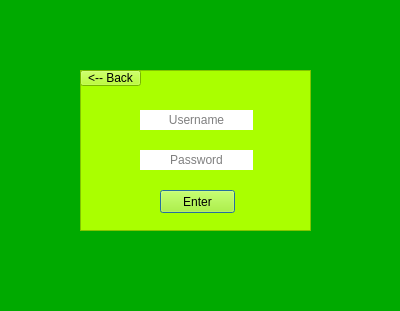
<?xml version="1.0" encoding="UTF-8"?>
<ui version="4.0">
 <class>Dialog</class>
 <widget class="QDialog" name="Dialog">
  <property name="geometry">
   <rect>
    <x>0</x>
    <y>0</y>
    <width>400</width>
    <height>311</height>
   </rect>
  </property>
  <property name="windowTitle">
   <string>Dialog</string>
  </property>
  <property name="styleSheet">
   <string notr="true">background-color: rgb(0, 255, 0);
background-color: rgb(0, 170, 0);</string>
  </property>
  <widget class="QFrame" name="frame">
   <property name="geometry">
    <rect>
     <x>80</x>
     <y>70</y>
     <width>231</width>
     <height>161</height>
    </rect>
   </property>
   <property name="styleSheet">
    <string notr="true">background-color: rgb(170, 255, 0);</string>
   </property>
   <property name="frameShape">
    <enum>QFrame::StyledPanel</enum>
   </property>
   <property name="frameShadow">
    <enum>QFrame::Raised</enum>
   </property>
   <widget class="QLineEdit" name="lineEdit">
    <property name="geometry">
     <rect>
      <x>60</x>
      <y>40</y>
      <width>113</width>
      <height>20</height>
     </rect>
    </property>
    <property name="styleSheet">
     <string notr="true">background-color: rgb(0, 170, 0);
color: rgb(0, 0, 0);
background-color: rgb(255, 255, 255);</string>
    </property>
    <property name="inputMask">
     <string/>
    </property>
    <property name="text">
     <string/>
    </property>
    <property name="frame">
     <bool>false</bool>
    </property>
    <property name="alignment">
     <set>Qt::AlignCenter</set>
    </property>
    <property name="placeholderText">
     <string>Username</string>
    </property>
   </widget>
   <widget class="QLineEdit" name="lineEdit_2">
    <property name="geometry">
     <rect>
      <x>60</x>
      <y>80</y>
      <width>113</width>
      <height>20</height>
     </rect>
    </property>
    <property name="styleSheet">
     <string notr="true">background-color: rgb(0, 170, 0);
color: rgb(0, 0, 0);
background-color: rgb(255, 255, 255);</string>
    </property>
    <property name="inputMask">
     <string/>
    </property>
    <property name="text">
     <string/>
    </property>
    <property name="frame">
     <bool>false</bool>
    </property>
    <property name="echoMode">
     <enum>QLineEdit::Password</enum>
    </property>
    <property name="alignment">
     <set>Qt::AlignCenter</set>
    </property>
    <property name="placeholderText">
     <string>Password</string>
    </property>
   </widget>
   <widget class="QPushButton" name="pushButton">
    <property name="geometry">
     <rect>
      <x>80</x>
      <y>120</y>
      <width>75</width>
      <height>23</height>
     </rect>
    </property>
    <property name="text">
     <string>Enter</string>
    </property>
   </widget>
   <widget class="QPushButton" name="pushButton_4">
    <property name="geometry">
     <rect>
      <x>0</x>
      <y>0</y>
      <width>61</width>
      <height>16</height>
     </rect>
    </property>
    <property name="text">
     <string>&lt;-- Back</string>
    </property>
   </widget>
  </widget>
 </widget>
 <resources/>
 <connections/>
</ui>
